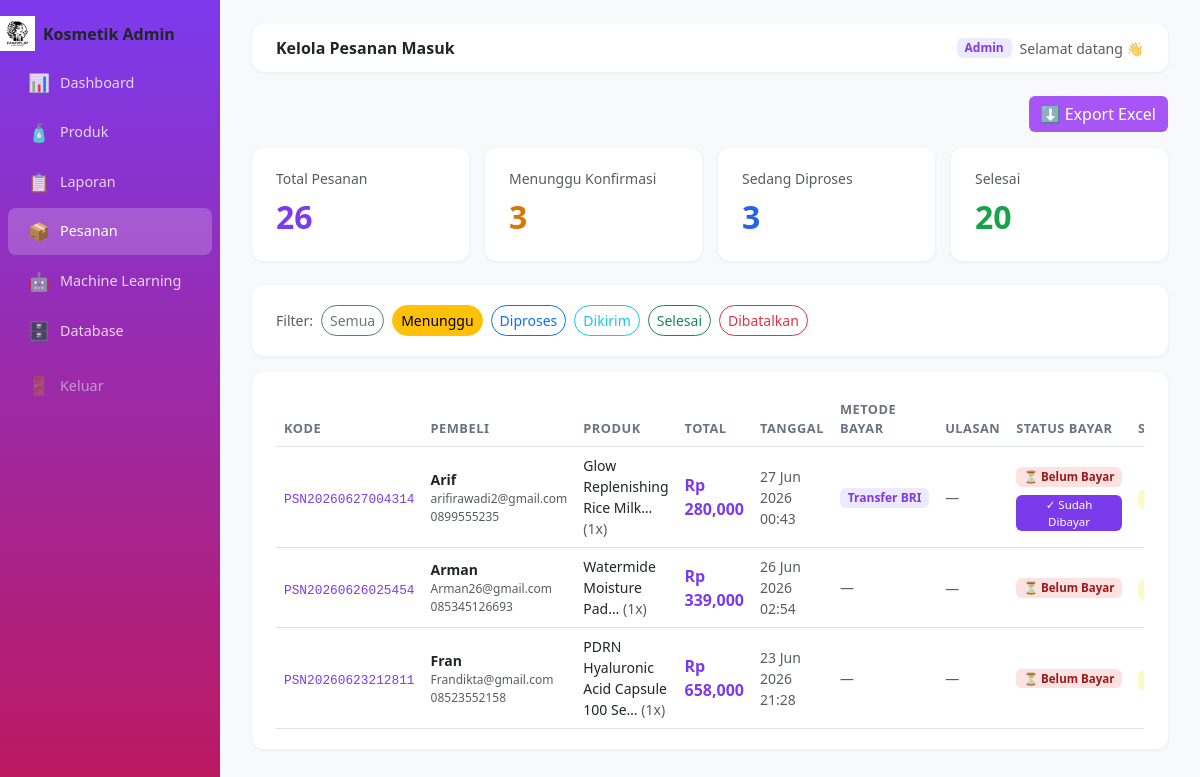
The app's page /pesanan?status=Menunggu (signed in) with its own data.
### admin/app_admin.py (models this page shows)
class Pesanan(db.Model):
    id           = db.Column(db.Integer, primary_key=True)
    kode         = db.Column(db.String(30), unique=True)
    nama_pembeli = db.Column(db.String(100))
    email        = db.Column(db.String(100))
    no_hp        = db.Column(db.String(20))
    alamat       = db.Column(db.Text)
    total_harga  = db.Column(db.Float)
    status       = db.Column(db.String(20), default='Menunggu')
    status_bayar = db.Column(db.String(20), default='Belum Bayar')
    tanggal      = db.Column(db.String(30))
    metode_bayar = db.Column(db.String(50), default='')
    items        = db.relationship('PesananItem', backref='pesanan')

class PesananItem(db.Model):
    id         = db.Column(db.Integer, primary_key=True)
    pesanan_id = db.Column(db.Integer, db.ForeignKey('pesanan.id'))
    produk_id  = db.Column(db.Integer, db.ForeignKey('produk.id'))
    jumlah     = db.Column(db.Integer)
    harga_saat = db.Column(db.Float)
    produk     = db.relationship('Produk')

class Produk(db.Model):
    id          = db.Column(db.Integer, primary_key=True)
    brand       = db.Column(db.String(100))
    nama        = db.Column(db.String(200))
    tipe        = db.Column(db.String(50))
    ukuran      = db.Column(db.String(50))
    harga       = db.Column(db.Float)
    stok        = db.Column(db.Integer, default=0)
    terjual     = db.Column(db.Integer, default=0)
    rating      = db.Column(db.Float, default=0)
    bpom_id     = db.Column(db.String(50))
    url         = db.Column(db.String(300))
    deskripsi   = db.Column(db.Text)
    ingredients = db.Column(db.Text)
    gambar      = db.Column(db.String(200))

### admin/app_admin.py (the view)
@app.route('/pesanan')
def pesanan():
    if not cek_login(): return redirect('/')
    status_filter = request.args.get('status','')
    query = Pesanan.query
    if status_filter: query = query.filter(Pesanan.status==status_filter)
    pesanan_list = query.order_by(Pesanan.id.desc()).all()
    return render_template('admin_pesanan.html', pesanan_list=pesanan_list,
        status_filter=status_filter,
        total_pesanan=Pesanan.query.count(),
        total_menunggu=Pesanan.query.filter_by(status='Menunggu').count(),
        total_diproses=Pesanan.query.filter_by(status='Diproses').count(),
        total_selesai=Pesanan.query.filter_by(status='Selesai').count())

### admin/app_admin.py (called while the page is built)
def cek_login():
    return session.get('login', False)

### admin/templates/admin_pesanan.html (shortened to what this page needs)
{% extends 'base.html' %} {% block title %}Kelola Pesanan{% endblock %} {% block
page_title %}Kelola Pesanan Masuk{% endblock %} {% block content %}
<div class="mb-3 text-end">
  <a href="/pesanan/export" class="btn btn-purple text-white">
    ⬇️ Export Excel
  </a>
</div>
<div class="row g-3 mb-4">
  <div class="col-md-3">
    <div class="card-stat">
      <div class="text-muted small mb-1">Total Pesanan</div>
      <div class="fs-2 fw-bold" style="color: #7c3aed">{{ total_pesanan }}</div>
    </div>
  </div>
  <div class="col-md-3">
    <div class="card-stat">
      <div class="text-muted small mb-1">Menunggu Konfirmasi</div>
      <div class="fs-2 fw-bold" style="color: #d97706">
        {{ total_menunggu }}
      </div>
    </div>
  </div>
  <div class="col-md-3">
    <div class="card-stat">
      <div class="text-muted small mb-1">Sedang Diproses</div>
      <div class="fs-2 fw-bold" style="color: #2563eb">
        {{ total_diproses }}
      </div>
    </div>
  </div>
  <div class="col-md-3">
    <div class="card-stat">
      <div class="text-muted small mb-1">Selesai</div>
      <div class="fs-2 fw-bold" style="color: #16a34a">{{ total_selesai }}</div>
    </div>
  </div>
</div>
<div class="card-stat mb-3 d-flex gap-2 flex-wrap align-items-center">
  <span class="text-muted small">Filter:</span>
  <a
    href="/pesanan"
    class="btn btn-sm {% if not status_filter %}btn-purple text-white{% else %}btn-outline-secondary{% endif %}"
    style="border-radius:20px;{% if not status_filter %}background:#a855f7;border-color:#a855f7{% endif %}"
    >Semua</a
  >
  {% for s, warna in
  [('Menunggu','warning'),('Diproses','primary'),('Dikirim','info'),('Selesai','success'),('Dibatalkan','danger')]
  %}
  <a
    href="/pesanan?status={{ s }}"
    class="btn btn-sm btn-outline-{{ warna }} {% if status_filter==s %}active{% endif %}"
    style="border-radius: 20px"
    >{{ s }}</a
  >
  {% endfor %}
</div>
<div class="card-stat">
  <div class="table-responsive">
    <table class="table table-hover align-middle mb-0">
      <thead>
        <tr>
          <th>Kode</th>
          <th>Pembeli</th>
          <th>Produk</th>
          <th>Total</th>
          <th>Tanggal</th>
          <th>Metode Bayar</th>
          <th>Ulasan</th>
          <th>Status Bayar</th>
          <th>Status</th>
        </tr>
      </thead>
      <tbody>
        {% for p in pesanan_list %}
        <tr>
          <td>
            <code style="color: #7c3aed; font-size: 0.8rem">{{ p.kode }}</code>
          </td>
          <td>
            <div class="fw-semibold small">{{ p.nama_pembeli }}</div>
            <div class="text-muted" style="font-size: 0.75rem">
              {{ p.email }}
            </div>
            <div class="text-muted" style="font-size: 0.75rem">
              {{ p.no_hp }}
            </div>
          </td>
          <td class="small">
            {% for item in p.items %}
            <div>
              {{ item.produk.nama[:35] if item.produk else '-' }}…
              <span class="text-muted">({{ item.jumlah }}x)</span>
            </div>
            {% endfor %}
          </td>
          <td class="fw-bold" style="color: #7c3aed">
            Rp {{ "{:,.0f}".format(p.total_harga) }}
          </td>
          <td class="text-muted small">{{ p.tanggal }}</td>
          <td class="small">
            {% if p.metode_bayar %}
            <span
              class="badge"
              style="background: #ede9fe; color: #7c3aed; font-size: 0.75rem"
            >
              {{ p.metode_bayar }}
            </span>
            {% else %}
            <span class="text-muted">—</span>
            {% endif %}
          </td>
          <td style="max-width: 180px">
            {% if p.status == 'Selesai' %} {% set rev = p.reviews %} {% if rev
            %} {% for r in rev %}
            <div class="mb-1">
              <div>{% for i in range(r.rating) %}⭐{% endfor %}</div>
              <div class="fw-semibold small">{{ r.nama }}</div>
              <div
                class="text-muted"
                style="font-size: 0.75rem; line-height: 1.4"
              >
                "{{ r.komentar[:80] }}{% if r.komentar|length > 80 %}…{% endif
                %}"
              </div>
              <div class="text-muted" style="font-size: 0.7rem">
                {{ r.tanggal }}
              </div>
            </div>
            {% endfor %} {% else %}
            <span class="text-muted small">Belum ada ulasan</span>
            {% endif %} {% else %}
            <span class="text-muted small">—</span>
            {% endif %}
          </td>
          <td>
            {% set sb = p.status_bayar if p.status_bayar else 'Belum Bayar' %}
            {% set is_cod = p.metode_bayar == 'Bayar di Tempat (COD)' %} {% if
            is_cod %}
            <span
              class="badge"
              style="background: #dcfce7; color: #166534; font-size: 0.72rem"
              >COD</span
            >
            {% elif sb == 'Sudah Bayar' %}
            <span
              class="badge"
              style="background: #dcfce7; color: #166534; font-size: 0.72rem"
              >✅ Sudah Bayar</span
            >
            {% else %}
            <div>
              <span
                class="badge mb-1"
                style="background: #fee2e2; color: #991b1b; font-size: 0.72rem"
                >⏳ Belum Bayar</span
              >
              <br />
              {% if p.metode_bayar and p.metode_bayar != 'Bayar di Tempat (COD)'
              %}
              <a
                href="/pesanan/konfirmasi-bayar/{{ p.id }}"
                class="btn py-0 px-2 mt-1"
                style="
                  font-size: 0.72rem;
                  background: #7c3aed;
                  color: white;
                  border-radius: 6px;
                "
                onclick="return confirm('Konfirmasi pembayaran dari {{ p.nama_pembeli }} sudah diterima?')"
              >
                ✓ Sudah Dibayar
              </a>
              {% endif %}
            </div>
            {% endif %}
          </td>
          <td>
            <span
              class="badge px-2 py-1"
              style="font-size:.75rem;
            background:{% if p.status=='Selesai' %}#dcfce7;color:#166534
            {% elif p.status=='Dikirim' %}#dbeafe;color:#1e40af
            {% elif p.status=='Diproses' %}#fef9c3;color:#854d0e
            {% elif p.status=='Dibatalkan' %}#fee2e2;color:#991b1b
            {% else %}#fef9c3;color:#854d0e{% endif %}"
            >
            </span>
          </td>
        </tr>
        {% endfor %}
      </tbody>
    </table>
  </div>
</div>
{% endblock %}

### admin/templates/base.html (style rules this page uses)
:root { --pink:#e879a0;--purple:#a855f7;--soft:#fdf4ff; }
body { background:#f8f9fa;font-family:'Segoe UI',sans-serif; }
.card-stat { background:#fff;border-radius:12px;padding:1.25rem 1.5rem;border:none;box-shadow:0 1px 4px rgba(0,0,0,.06); }
.table th { font-size:.8rem;color:#6b7280;font-weight:600;text-transform:uppercase;letter-spacing:.04em; }
.btn-purple { background:var(--purple);color:#fff;border:none; }

### records on screen
Pesanan: kode "PSN20260627004314", nama_pembeli "Arif", email "arifirawadi2@gmail.com", no_hp "0899555235", total_harga "280,000", tanggal "27 Jun 2026 00:43", metode_bayar "Transfer BRI"
PesananItem: produk "Glow Replenishing Rice Milk", jumlah "1"
Pesanan: kode "PSN20260626025454", nama_pembeli "Arman", email "Arman26@gmail.com", no_hp "085345126693", total_harga "339,000", tanggal "26 Jun 2026 02:54", status_bayar "⏳ Belum Bayar"
PesananItem: produk "Watermide Moisture Pad", jumlah "1"
Pesanan: kode "PSN20260623212811", nama_pembeli "Fran", email "Frandikta@gmail.com", no_hp "08523552158", total_harga "658,000", tanggal "23 Jun 2026 21:28", status_bayar "⏳ Belum Bayar"
PesananItem: produk "PDRN Hyaluronic Acid Capsule 100 Se", jumlah "1"

### other values on screen
{{ total_pesanan }} "26"
{{ total_menunggu }} "3"
{{ total_diproses }} "3"
{{ total_selesai }} "20"
{{ s }} "Menunggu" "Diproses" "Dikirim" "Selesai" "Dibatalkan"
